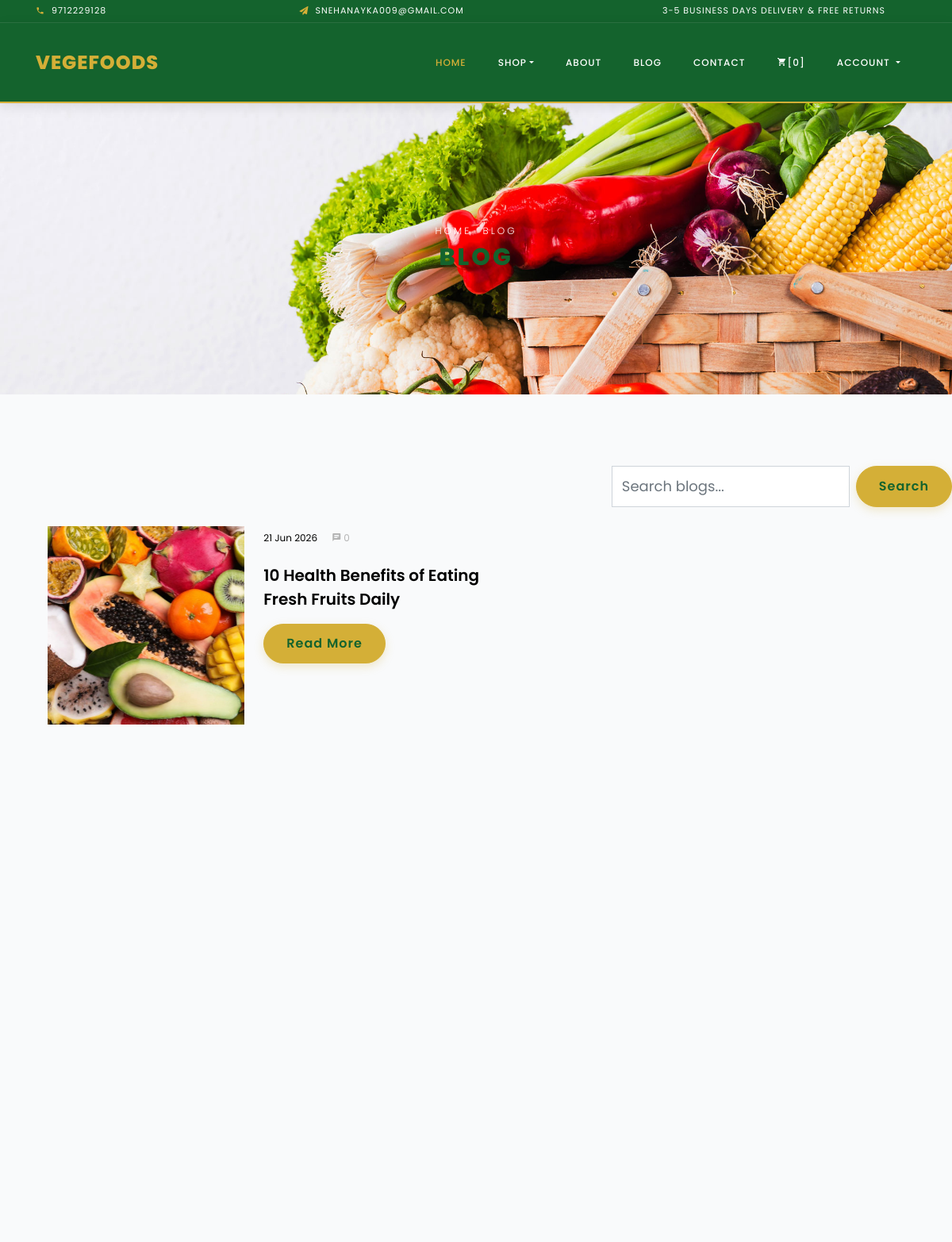
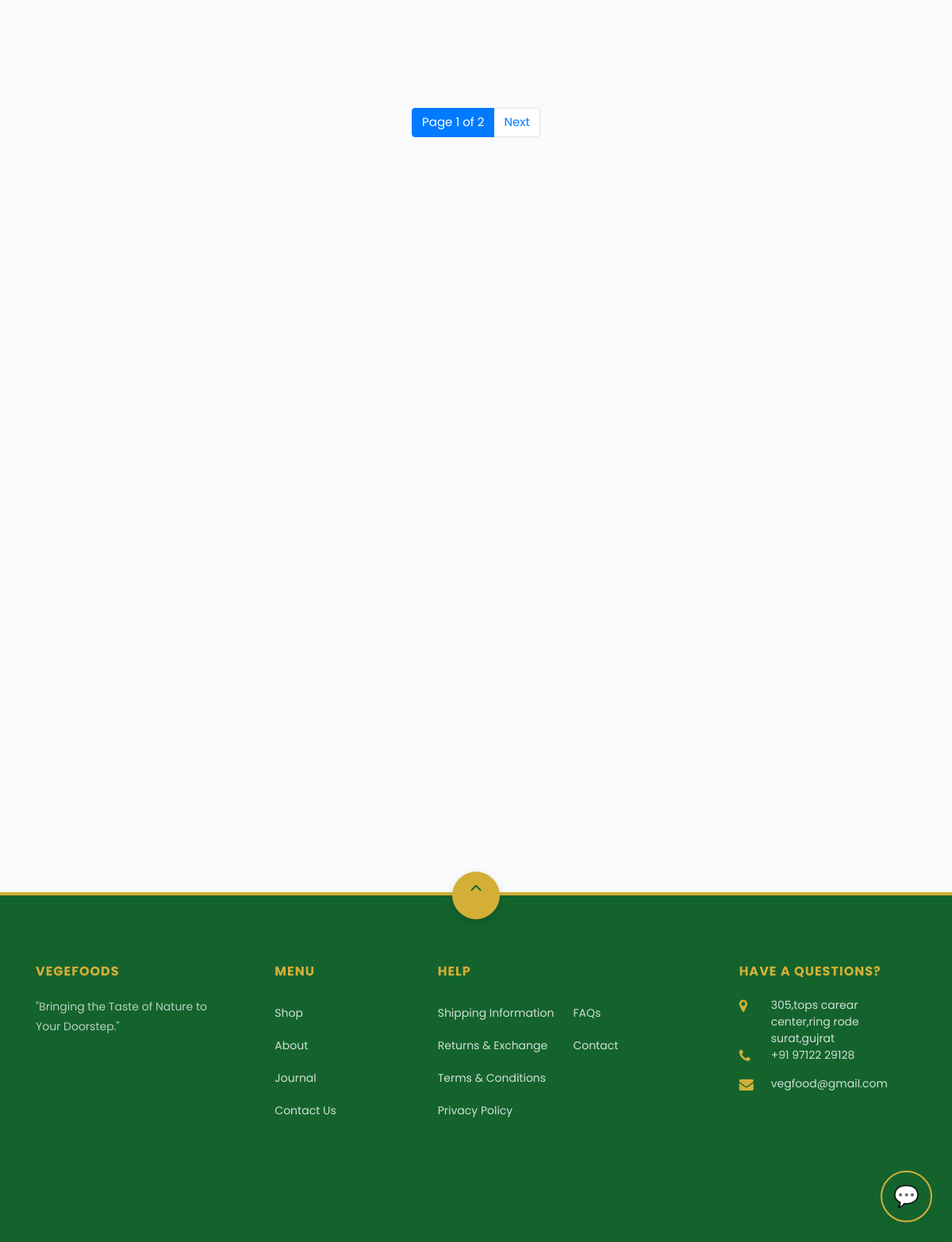
Page /blog on the committed database (2 pictures, top to bottom).
### myapp/models.py (models this page shows)
class Blog(models.Model):
    title=models.CharField(max_length=200)
    image=models.ImageField(upload_to="blog/")
    category=models.ForeignKey(Category,on_delete=models.CASCADE)
    description=models.TextField()
    created_at=models.DateTimeField(auto_now_add=True)

### myapp/views.py (the view)
# urls.py: path('blog',blog,name="blog"),
def blog(request):
    search=request.GET.get('search')
    blogs=Blog.objects.all().order_by('created_at')
    if search:
        blogs=blogs.filter(title__icontains=search)
    category=Category.objects.all()
    paginator=Paginator(blogs,3)
    page_number=request.GET.get('page')
    blogs=paginator.get_page(page_number)
    recent_blog=Blog.objects.all().order_by('created_at')[:3]
    return render(request,"blog.html",{"category":category,"blogs":blogs,"recent_blog":recent_blog})

### myapp/templates/blog.html (shortened to what this page needs)
{% extends 'base.html' %}
{% block main %}
<div class="hero-wrap hero-bread" style="background-image: url('/static/images/bg_1.jpg');">
  <div class="container">
    <div class="row no-gutters slider-text align-items-center justify-content-center">
      <div class="col-md-9 ftco-animate text-center">
        <p class="breadcrumbs"><span class="mr-2"><a href="{% url  'index' %}">Home</a></span> <span>Blog</span></p>
        <h1 class="mb-0 bread">Blog</h1>
      </div>
    </div>
  </div>
</div>
<section class="ftco-section ftco-degree-bg">
  <div class="row mb-4">
    <div class="col-md-12 d-flex justify-content-end">
      <form action="{% url 'blog' %}" method="GET" class="d-flex">
        <input type="text" name="search" class="form-control" placeholder="Search blogs..." style="width:300px;">
        <button type="submit" class="btn btn-primary ml-2">
          Search
        </button>
      </form>
    </div>
  </div>
  <div class="container">
    <div class="row">
      <div class="col-lg-8 ftco-animate">
        <div class="col-lg-8 ftco-animate">
          <div class="row">
            {% for b in blogs %}
            <div class="col-md-12 d-flex ftco-animate">
              <div class="blog-entry align-self-stretch d-md-flex">
                <a href="{% url 'blog_single' %}?bid={{ b.id }}" class="block-20"
                  style="background-image: url('{{ b.image.url }}');">
                </a>
                <div class="text d-block pl-md-4">
                  <div class="meta mb-3">
                    <div>
                      <a href="#">
                        {{ b.created_at|date:"d M Y" }}
                      </a>
                    </div>
                    <div>
                      <a href="#" class="meta-chat">
                        <span class="icon-chat"></span> 0
                      </a>
                    </div>
                  </div>
                  <h3 class="heading">
                    <a href="{% url 'blog_single' %}?bid={{ b.id }}">
                      {{ b.title }}
                    </a>
                  </h3>
                  <p>
                    <a href="{% url 'blog_single' %}?bid={{ b.id }}" class="btn btn-primary py-2 px-3">
                      Read More
                    </a>
                  </p>
                </div>
              </div>
            </div>
            {% empty %}
            <div class="col-md-12">
              <div class="alert alert-warning">
                No blogs found.
              </div>
            </div>
            {% endfor %}
          </div>
        </div>
      </div>
    </div>
  </div>
  <section class="text-center mt-5">
    <ul class="pagination justify-content-center">
    <li class="page-item active">
            <span class="page-link">
                Page {{ blogs.number }} of {{ blogs.paginator.num_pages }}
            </span>
        </li>
    {% if blogs.has_next%}
    <li class="page-item">
            <a class="page-link"
               href="?page={{ blogs.next_page_number }}">
                Next
            </a>
        </li>
        {%endif%}
  </ul>
</section>
  <div class="row">
  </div>
</section>
{%endblock%}

### static/css/icomoon.css (style rules this page uses)
[class^="icon-"], [class*=" icon-"] { font-family: 'icomoon' !important; speak: none; font-style: normal; font-weight: normal; font-variant: normal; text-transform: none; line-height: 1; -webkit-font-smoothing: antialiased; -moz-osx-font-smoothing: grayscale; }
.icon-chat:before { content: "\e0b7"; }

### static/css/custom.css (style rules this page uses)
:root { --primary: #14632D; --primary-hover: #1e803e; --primary-light: #eef7e4; --secondary: #22C55E; --accent: #D4AF37; --accent-hover: #b8952b; --bg-color: #F9FAFB; --text-dark: #111827; --text-light: #4b5563; --card-shadow: 0 10px 30px rgba(20, 99, 45, 0.05); --card-shadow-hover: 0 20px 40px rgba(20, 99, 45, 0.15); --border-radius: 16px; --transition-smooth: all 0.3s cubic-bezier(0.4, 0, 0.2, 1); }
body { background-color: var(--bg-color) !important; color: var(--text-dark) !important; font-family: 'Poppins', Arial, sans-serif !important; }
.btn { border-radius: 30px !important; font-weight: 600 !important; letter-spacing: 1px; padding: 12px 28px !important; transition: var(--transition-smooth) !important; }
.btn-primary { background-color: var(--accent) !important; border-color: var(--accent) !important; color: var(--primary) !important; box-shadow: 0 4px 12px rgba(212, 175, 55, 0.25) !important; }
h1, h2, h3, h4, h5, .h1, .h2, .h3, .h4, .h5 { color: var(--primary) !important; font-family: 'Poppins', Arial, sans-serif !important; }

### rows in the picture
Blog: image (picture), created_at "21 Jun 2026", title "10 Health Benefits of Eating Fresh Fruits Daily"

### other values in the picture
{{ blogs.number }} "1"
{{ blogs.paginator.num_pages }} "2"
